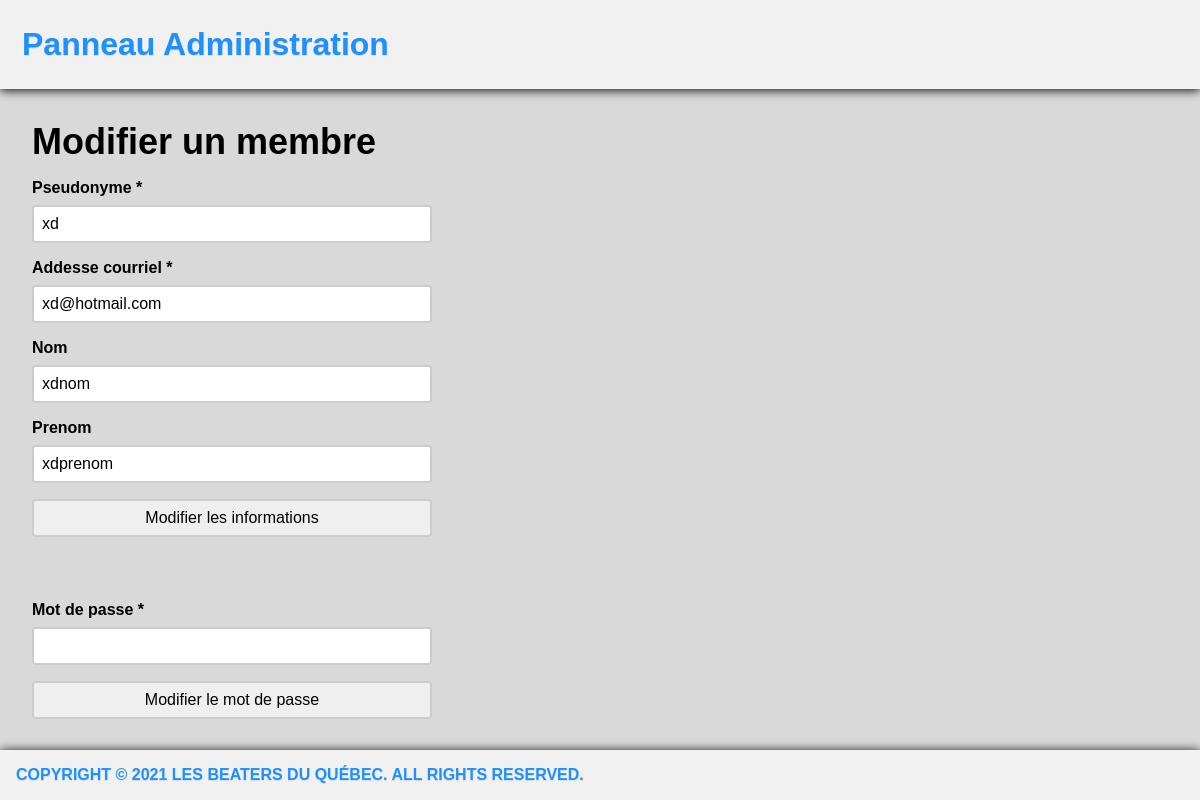
Screenshot of /administration/modifier-membre.php?pseudonyme=xd&email=xd@hotmail.com&lang=fr (signed in) with the database file from the repository.
### tables this page shows
CREATE TABLE `membre` (
  `id` int(11) NOT NULL,
  `pseudonyme` varchar(255) NOT NULL,
  `nom` varchar(255) NOT NULL,
  `prenom` varchar(255) NOT NULL,
  `email` varchar(255) NOT NULL,
  `admin` tinyint(1) NOT NULL DEFAULT 0,
  `motDePasse` varchar(255) NOT NULL
);

### administration/langue.php (called while the page is built, shortened)
<?php
if(!isset($_GET['lang']))
{
  $locale = 'fr_CA.utf8';
  $urlLocale = 'fr';
}else if ($_GET['lang'] == 'en' ){
  $locale = 'en_US.utf8';
  $urlLocale = 'en';
}else{
  $urlLocale = 'fr';
}
?>

### accesseur/MembreDAO.php (called while the page is built, shortened)
<?php
include_once CHEMIN_MODELE . "Membre.php";
class AccesBaseDeDonneesMembres
{
    public static function initialiser()
    {
        $usager = 'BeaterQuebec';
        $motdepasse = 'BeaterQuebec12!';
        $hote = 'localhost';
        $base = 'BeaterQuebec';
        $dsn = 'mysql:dbname='.$base.';host=' . $hote;
    }
}
class MembreDAO extends AccesBaseDeDonneesMembres{
    public static function lireMembreParPseudonyme($pseudonyme){
        $pseudo = urldecode($pseudonyme);
        $MESSAGE_SQL_LIRE_MEMBRE_PAR_PSEUDONYME = "SELECT * FROM membre WHERE pseudonyme =:pseudonyme;";
        $requeteLireMembreParPseudonyme = MembreDAO::$basededonnees->prepare($MESSAGE_SQL_LIRE_MEMBRE_PAR_PSEUDONYME);
        $requeteLireMembreParPseudonyme->bindParam(':pseudonyme', $pseudo, PDO::PARAM_STR);
        $requeteLireMembreParPseudonyme->execute();
        $membre = $requeteLireMembreParPseudonyme->fetch();
        return new Membre($membre);
    }
}
if(!function_exists ('formater'))
{
  function formater($texte)
  {
      $texte = html_entity_decode($texte,ENT_COMPAT,'UTF-8');
      $texte = htmlentities($texte,ENT_COMPAT,'ISO-8859-1');
      $newText = urldecode($texte);
      return $newText;
  }
}
?>

### doc/poc/ajax/ajax-message-erreur/modele/Membre.php (called while the page is built, shortened)
<?php
class Membre
{
	public static $filtres =
		array(
			'id' => FILTER_VALIDATE_INT,
			'pseudonyme' => FILTER_SANITIZE_ENCODED,
			'nom' => FILTER_SANITIZE_ENCODED,
			'prenom' => FILTER_SANITIZE_ENCODED,
            'email' => FILTER_SANITIZE_STRING,
            'admin' => FILTER_VALIDATE_INT,
			'motDePasse' => FILTER_SANITIZE_ENCODED
		);
	public function __construct($tableau)
	{
        if (is_array($tableau)){
		  $tableau = filter_var_array($tableau, Membre::$filtres);
		$this->pseudonyme = $tableau['pseudonyme'];
		$this->nom = $tableau['nom'];
		$this->prenom = $tableau['prenom'];
        $this->email = $tableau['email'];
		}
	}
	public function __get($propriete)
	{
		$self = get_object_vars($this);
		return $self[$propriete];
	}
}
?>

### administration/modifier-membre.php (the view, shortened to what this page needs)
<?php
require("langue.php");
require CHEMIN_ACCESSEUR . "MembreDAO.php";
$pseudonyme = $_GET['pseudonyme'];
$membre = MembreDAO::lireMembreParPseudonyme($pseudonyme);
?>
<!doctype html>
<html lang="fr">
<head>
	<link rel="stylesheet" type="text/css" href="../styles/style.css">
</head>
<body>
	<header>
        <div class="header">
			<a href="index.php?lang=<?php echo $urlLocale; ?>" class="logo"><?php echo _("Panneau Administration"); ?></a>
        </div>
	</header>
	<section id="contenu">
		<header><h2><?php echo _("Modifier un membre"); ?></h2></header>
		<form action="traitement-modifier-membre-info.php?pseudonyme=<?php echo formater($membre->pseudonyme); ?>&email=<?php echo formater($membre->email); ?>&lang=<?php echo formater($urlLocale); ?>" method="post" enctype="multipart/form-data">
			<div class="champs">
				<label for="pseudonyme"><?php echo _("Pseudonyme"); ?> *</label>
				<input type="text" name="pseudonyme" id="pseudonyme" onkeyup="showErreurPseudo(this.value, '<?php echo formater($membre->pseudonyme); ?>')" value="<?php echo formater($membre->pseudonyme); ?>" required/>
			</div>
			<div class="champs">
				<label for="email"><?php echo _("Addesse courriel"); ?> *</label>
				<input type="email" name="email" id="email" onkeyup="showErreurCourriel(this.value, '<?php echo formater($membre->email); ?>')" value="<?php echo formater($membre->email); ?>" required/>
			</div>
			<div class="champs">
				<label for="nom"><?php echo _("Nom"); ?></label>
				<input type="text" name="nom" id="nom" value="<?php echo formater($membre->nom) ?>"/>
			</div>
			<div class="champs">
				<label for="prenom"><?php echo _("Prenom"); ?></label>
				<input type="text" name="prenom" id="prenom" value="<?php echo formater($membre->prenom) ?>"/>
			</div>
			<input id="inputModifierInfos" type="submit" value="<?php echo _("Modifier les informations"); ?>">
    	</form>
        <form action="traitement-modifier-membre-mdp.php?pseudonyme=<?php echo formater($membre->pseudonyme); ?>&lang=<?php echo $urlLocale; ?>" method="post" enctype="multipart/form-data">
            <div class="champs">
                <label for="motDePasse"><?php echo _("Mot de passe"); ?> *</label>
                <input type="password" name="motDePasse" id="motDePasse" required/>
            </div>
            <input type="submit" value="<?php echo _("Modifier le mot de passe"); ?>">
        </form>
	</section>
	<footer><span id="signature"><?php echo _("Copyright © 2021 Les Beaters du Québec. All Rights Reserved."); ?></span></footer>
</body>
</html>

### styles/style.css (style rules this page uses)
* { margin:0;padding:0; }
* { font-family:Helvetica }
* { box-sizing: border-box; }
h2 { color:black; font-size: 36px; }
#contenu { margin:2em; }
form:not(.formRechercheRapide) > div { margin-top:1em; }
form input[type=text]:not(.inputRechercheRapide):not(.inputRechercheAvance) { width: 25rem; box-sizing: border-box; border: 2px solid #ccc; border-radius: 4px; font-size: 16px; background-color: white; padding: 0.5em; margin-top: 0.5rem; }
footer { display:flex; justify-content: space-between; }
form input[type=email]:not(.inputRechercheRapide):not(.inputRechercheAvance) { width: 25rem; box-sizing: border-box; border: 2px solid #ccc; border-radius: 4px; font-size: 16px; background-color: white; padding: 0.5em; margin-top: 0.5rem; }
form input[type=submit]:not(.inputRechercheRapide):not(.inputSubmitRechercheAvance) { width: 25rem; border: 2px solid #ccc; border-radius: 4px; font-size: 16px; padding: 0.5em; cursor: pointer; margin-top:1em; margin-bottom:3em; }
form input[type=password]:not(.inputRechercheRapide) { width: 25rem; box-sizing: border-box; border: 2px solid #ccc; border-radius: 4px; font-size: 16px; background-color: white; padding: 0.5em; margin-top: 0.5rem; }
form > div > label { display:block; font-weight:bold; color:black; }
body { background-color:#d9d9d9; width: 100%; height: auto; color: black; }
footer { font-weight: bold; position:fixed; bottom:0; width:100%; box-shadow: 0px 1px 10px black; background-color:#f1f1f1; color:dodgerblue; padding:1em; text-transform: uppercase; font-weight:bold; text-shadow: 0px 1px 1px #d9d9d9; }
.header { overflow: hidden; background-color: #f1f1f1; padding: 20px 10px; box-shadow: 0px 1px 10px black; }
.header a { float: left; color: black; text-align: center; padding: 12px; text-decoration: none; font-size: 20px; line-height: 25px; border-radius: 4px; }
.header a.logo { font-size: 32px; font-weight: bold; color:dodgerblue; text-shadow: 0px 1px 1px #d9d9d9; }

### rows the page displays
membre: pseudonyme "xd", email "xd@hotmail.com", nom "xdnom", prenom "xdprenom"

### other values shown
_("Panneau Administration") "Panneau Administration"
_("Modifier un membre") "Modifier un membre"
_("Pseudonyme") "Pseudonyme"
_("Addesse courriel") "Addesse courriel"
_("Nom") "Nom"
_("Prenom") "Prenom"
_("Mot de passe") "Mot de passe"
_("Copyright © 2021 Les Beaters du Québec. All Rights Reserved.") "COPYRIGHT © 2021 LES BEATERS DU QUÉBEC. ALL RIGHTS RESERVED."
